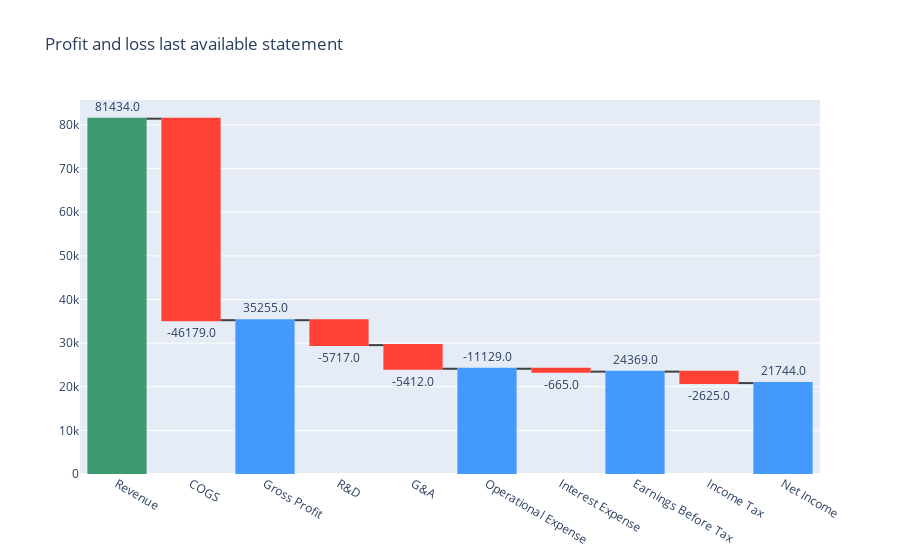

Notebook cell for this chart:
### Code cell
fig = go.Figure(go.Waterfall(
    name = "20", orientation = "v",
    measure = ["relative", "relative", "total", "relative", "relative", "total",
              "relative", "total", "relative", "total"],
    x = ["Revenue", "COGS", "Gross Profit", "R&D", "G&A", "Operational Expense",
        "Interest Expense", "Earnings Before Tax", "Income Tax", "Net Income"],
    textposition = "outside",
    text = [revenue, cogs, grossprofit, rd, ga, operexp, 
            interestexpense, earningsbeforetax, inctaxexp, netincome],
    y = [revenue, cogs, grossprofit, rd, ga, operexp, interestexpense,
         earningsbeforetax, inctaxexp, netincome],
    connector = {"line":{"color":"rgb(63, 63, 63)"}},
))

fig.update_layout(
        title = "Profit and loss last available statement",
        showlegend = False
)

fig.show()

### Figure 1 — Plotly figure (JSON) as saved in the notebook; plotly's stock layout.template omitted (floating-point values rounded to 4 significant figures)
{"data": [{"connector": {"line": {"color": "rgb(63, 63, 63)"}}, "measure": ["relative", "relative", "total", "relative", "relative", "total", "relative", "total", "relative", "total"], "name": "20", "orientation": "v", "text": ["81434.0", "-46179.0", "35255.0", "-5717.0", "-5412.0", "-11129.0", "-665.0", "24369.0", "-2625.0", "21744.0"], "textposition": "outside", "type": "waterfall", "x": ["Revenue", "COGS", "Gross Profit", "R&D", "G&A", "Operational Expense", "Interest Expense", "Earnings Before Tax", "Income Tax", "Net Income"], "y": [81434, -46179, 35255, -5717, -5412, -11129, -665, 24369, -2625, 21744]}], "layout": {"showlegend": false, "title": {"text": "Profit and loss last available statement"}}}
